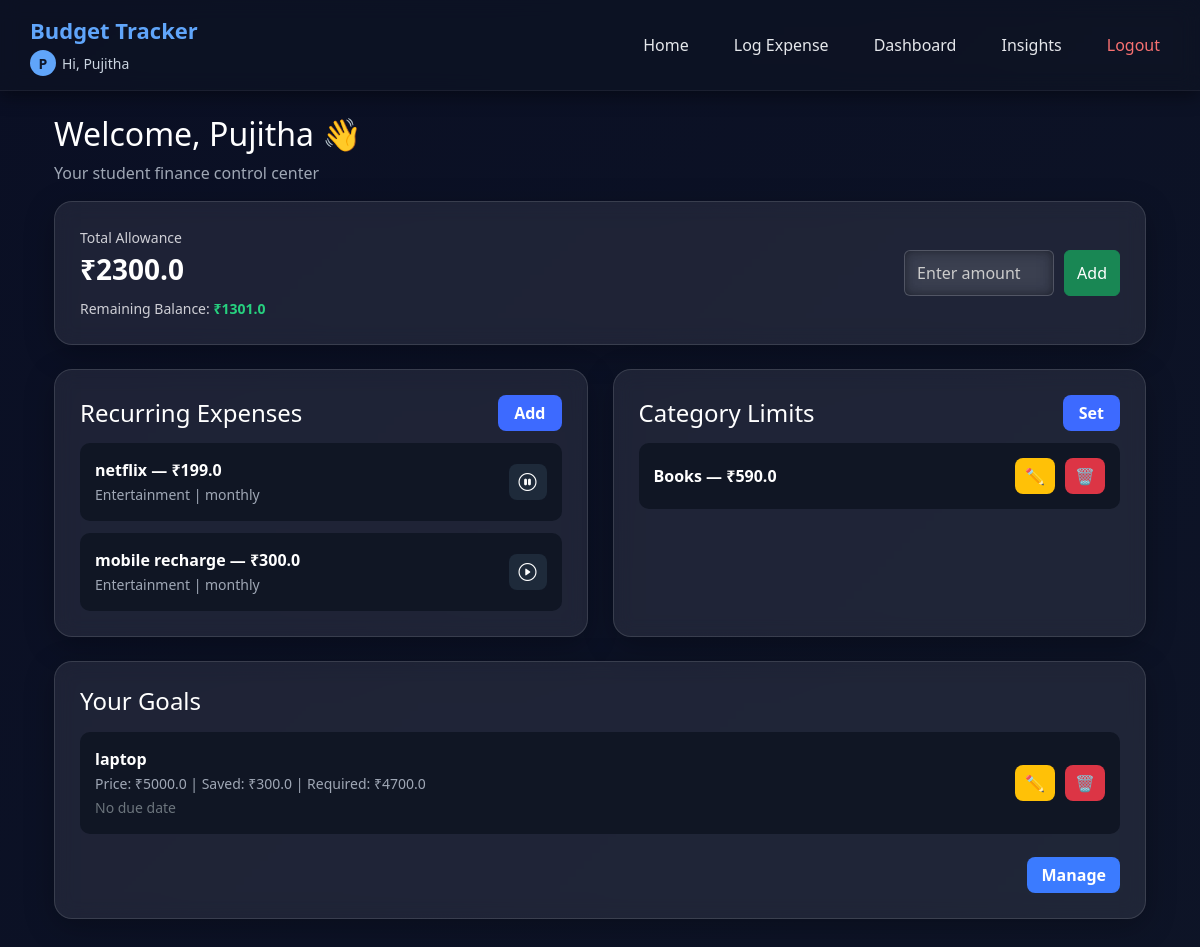
The page /home2 (signed in) on the database its author committed.
### tables this page shows
CREATE TABLE recurring_expenses (
        id INTEGER PRIMARY KEY AUTOINCREMENT,
        user_id INTEGER,
        title TEXT,
        amount REAL,
        category TEXT,
        frequency TEXT,
        next_date TEXT,
        status TEXT DEFAULT 'active',
        FOREIGN KEY(user_id) REFERENCES users(id)
    );

CREATE TABLE category_limits (
        id INTEGER PRIMARY KEY AUTOINCREMENT,
        user_id INTEGER,
        category TEXT,
        limit_amount REAL,
        FOREIGN KEY(user_id) REFERENCES users(id)
    );

CREATE TABLE goals (
        id INTEGER PRIMARY KEY AUTOINCREMENT,
        user_id INTEGER,
        title TEXT NOT NULL,
        target_amount REAL NOT NULL,
        saved_amount REAL DEFAULT 0,
        due_date TEXT,
        created_at TEXT DEFAULT (datetime('now')),
        FOREIGN KEY(user_id) REFERENCES users(id)
    );

### app.py (the view, shortened to what this page needs)
@app.route("/home2", methods=["GET","POST"])
def home2():
    if "user_id" not in session:
        return redirect("/login")
    user_id = session["user_id"]
    apply_recurring(user_id)
    conn = get_db(); cursor = conn.cursor()
    cursor.execute("SELECT SUM(amount) AS t FROM allowances WHERE user_id=?", (user_id,))
    total_allow = cursor.fetchone()["t"] or 0
    cursor.execute("SELECT SUM(amount) AS t FROM expenses WHERE user_id=?", (user_id,))
    total_exp = cursor.fetchone()["t"] or 0
    cursor.execute("SELECT SUM(saved_amount) AS t FROM goals WHERE user_id=?", (user_id,))
    total_saved = cursor.fetchone()["t"] or 0
    balance = total_allow - total_exp - total_saved
    cursor.execute("SELECT * FROM recurring_expenses WHERE user_id=? ORDER BY id DESC LIMIT 5", (user_id,))
    recurring_preview = cursor.fetchall()
    cursor.execute("SELECT * FROM category_limits WHERE user_id=?", (user_id,))
    limits = cursor.fetchall()
    cursor.execute("SELECT * FROM goals WHERE user_id=?", (user_id,))
    goals = cursor.fetchall()
    return render_template("home2.html",
                       total_allow=round(total_allow,2),
                       total_expenses=round(total_exp,2),
                       total_saved_in_goals=round(total_saved,2),
                       balance=round(balance,2),
                       recurring_preview=recurring_preview,
                       limits=limits,
                       goals=goals)

### app.py (called while the page is built, shortened)
def apply_recurring(user_id):
    conn = get_db()
    cursor = conn.cursor()
    today = datetime.now().strftime("%Y-%m-%d")
    cursor.execute("SELECT * FROM recurring_expenses WHERE user_id=?", (user_id,))
    recs = cursor.fetchall()
    for r in recs:
        if r["status"] == "paused":
            continue
    conn.commit()

### database.py (called while the page is built)
def get_db():
    conn = sqlite3.connect(DB_NAME, check_same_thread=False)
    conn.row_factory = sqlite3.Row
    return conn

### templates/home2.html (shortened to what this page needs)
{% extends "base.html" %}
{% block content %}
<div class="container mt-4">
    <h2 class="text-white">Welcome, {{ session.get('username', 'User') }} 👋</h2>
    <p style="color:#9fa7b5;">Your student finance control center</p>
    <div class="card-box mb-4">
        <div style="display:flex; justify-content:space-between; align-items:center;">
            <div>
                <div style="font-size:14px; color:#cfcfd6;">Total Allowance</div>
                <div style="font-size:28px; font-weight:700; color:white;">
                    ₹{{ total_allow }}
                </div>
                <div style="font-size:14px; color:#cfcfd6; margin-top:8px;">
                    Remaining Balance:
                    <span style="color:#27d17f; font-weight:600;">₹{{ balance }}</span>
                </div>
            </div>
            <form method="POST" style="display:flex; gap:10px;">
                <input type="number" name="allowance_amount" placeholder="Enter amount"
                       class="form-control" style="width:150px;">
                <button class="btn btn-success">Add</button>
            </form>
        </div>
    </div>
    <div class="grid-2">
<div class="card-box mb-4">
    <div style="display:flex; justify-content:space-between; align-items:center;">
        <h4 class="text-white mb-0">Recurring Expenses</h4>
        <a href="/recurring" class="set-btn">Add</a>
    </div>
    {% if recurring_preview %}
        {% for r in recurring_preview %}
            <div class="rec-box">
                <div>
                    <strong style="color:white; font-size:16px;">
                        {{ r.title }} — ₹{{ r.amount }}
                    </strong><br>
                    <small style="color:#9fa7b5;">
                        {{ r.category }} | {{ r.frequency }}
                    </small>
                </div>
                <div>
                {% if r.status == 'active' %}
                    <a href="/pause_recurring/{{ r.id }}" class="icon-btn" title="Pause">
                        <i class="bi bi-pause-circle"></i>
                    </a>
                {% else %}
                    <a href="/resume_recurring/{{ r.id }}" class="icon-btn" title="Resume">
                        <i class="bi bi-play-circle"></i>
                    </a>
                {% endif %}
                </div>
            </div>
        {% endfor %}
    {% else %}
        <p style="color:#9fa7b5;">No recurring expenses yet.</p>
    {% endif %}
</div>
        <div class="card-box mb-4">
            <div style="display:flex; justify-content:space-between; align-items:center;">
                <h4 class="text-white mb-0">Category Limits</h4>
                <a href="/limits" class="set-btn">Set</a>
            </div>
            {% if limits %}
                {% for l in limits %}
                    <div class="rec-box">
                        <strong style="color:white; font-size:16px;">
                            {{ l.category }} — ₹{{ l.limit_amount }}
                        </strong>
                        <div style="display:flex; gap:10px;">
                            <a href="/limits?edit={{ l.id }}" class="edit-btn">✏️</a>
                            <a href="/delete_limit/{{ l.id }}" class="delete-btn">🗑</a>
                        </div>
                    </div>
                {% endfor %}
            {% else %}
                <p style="color:#9fa7b5;">No limits set yet.</p>
            {% endif %}
        </div>
    </div>
<div class="card-box mb-5">
    <h4 class="text-white mb-3">Your Goals</h4>
    {% if goals %}
        {% for g in goals %}
            <div class="rec-box" style="display:flex; justify-content:space-between; align-items:center;">
                <div>
                    <strong class="text-white" style="font-size:16px;">{{ g.title }}</strong><br>
                    <small style="color:#9fa7b5;">
                        Price: ₹{{ g.target_amount }} |
                        Saved: ₹{{ g.saved_amount }} |
                        Required: ₹{{ g.target_amount - g.saved_amount }}
                    </small><br>
                    {% if g.due_date %}
                        <small style="color:#85adf4;">Due: {{ g.due_date }}</small>
                    {% else %}
                        <small style="color:#6c757d;">No due date</small>
                    {% endif %}
                </div>
                <div style="display:flex; gap:10px;">
                    <a href="/goals?edit={{ g.id }}" class="edit-btn">✏️</a>
                    <a href="/goals?delete={{ g.id }}" class="delete-btn">🗑</a>
                </div>
            </div>
        {% endfor %}
    {% else %}
        <p style="color:#85adf4;">No goals yet. Add one now!</p>
    {% endif %}
    <div style="display:flex; justify-content:flex-end; margin-top:15px;">
        <a href="/goals" class="manage-btn mt-2">Manage</a>
    </div>
</div>
</div>
{% endblock %}

### templates/base.html (shortened to what this page needs)
<!DOCTYPE html>
<html>
<head>
    <link rel="stylesheet" href="{{ url_for('static', filename='css/style.css') }}">
    <link rel="stylesheet" href="https://cdn.jsdelivr.net/npm/bootstrap-icons@1.11.1/font/bootstrap-icons.css">
    <link rel="stylesheet" href="https://cdn.jsdelivr.net/npm/bootstrap@5.3.0/dist/css/bootstrap.min.css">
</head>
<body>
<nav>
    <div style="display:flex; align-items:center; justify-content:space-between;">
        <div style="display:flex; flex-direction:column;">
            <span style="font-size:22px; font-weight:700; color:#60a5fa; cursor:default;">
                Budget Tracker
            </span>
            {% if session.get('username') %}
            <span style="font-size:14px; color:#cbd5e1; margin-top:3px; display:flex; align-items:center;">
                <span class="avatar">
                    {{ session['username'][0].upper() }}
                </span>
                Hi, {{ session['username'] }}
            </span>
            {% endif %}
        </div>
        <div style="display:flex; gap:25px; font-size:16px;">
            {% if session.get('user_id') %}
                <a href="/home2" class="navlink">Home</a>
                <a href="/log_expense" class="navlink">Log Expense</a>
                <a href="/dashboard" class="navlink">Dashboard</a>
                <a href="/insights" class="navlink">Insights</a>
                <a href="/logout" class="navlink" style="color:#f87171;">Logout</a>
            {% else %}
                <a href="/" class="navlink">Home</a>
                <a href="/login" class="navlink">Login</a>
                <a href="/signup" class="navlink">Sign Up</a>
            {% endif %}
        </div>
    </div>
</nav>
<div class="container mt-4">
    {% block content %}{% endblock %}
</div>
</body>
</html>

### static/css/style.css (style rules this page uses)
body { background: linear-gradient(135deg, #0a0f24, #111929, #0a0e1c); background-size: 400% 400%; animation: bgAnimate 12s ease infinite; font-family: 'Inter', sans-serif; color: #fff; }
.card-box { background: rgba(255, 255, 255, 0.08); backdrop-filter: blur(14px); border: 1px solid rgba(255, 255, 255, 0.12); box-shadow: 0 10px 30px rgba(0,0,0,0.4); border-radius: 18px; padding: 25px; margin-bottom: 25px; }
h2, h3, h4 { font-weight: 700; color: #ffffff; }
.btn-success { background: #27d17f; border: none; }
input, select { background: rgba(255,255,255,0.08); border: 1px solid rgba(255,255,255,0.18); color: #fff; height: 45px; border-radius: 10px; }
input, select, textarea { background: rgba(255, 255, 255, 0.06) !important; border: 1px solid rgba(255, 255, 255, 0.15) !important; backdrop-filter: blur(10px); box-shadow: inset 0 0 8px rgba(0,0,0,0.35); color: #fff !important; height: 46px; padding-left: 12px; border-radius: 12px; transition: 0.25s ease-in-out; font-size: 15px; }
input::placeholder, textarea::placeholder { color: #cccccc !important; }
.card-box { background: rgba(255,255,255,0.08); border: 1px solid rgba(255,255,255,0.12); backdrop-filter: blur(10px); border-radius: 18px; box-shadow: 0 8px 30px rgba(0,0,0,0.25); }

### templates/base.html (style rules this page uses)
nav { background: rgba(15, 20, 35, 0.55); padding: 14px 30px; backdrop-filter: blur(10px); -webkit-backdrop-filter: blur(10px); box-shadow: 0 4px 18px rgba(0,0,0,0.45); position: sticky; top: 0; z-index: 999; border-bottom: 1px solid rgba(255,255,255,0.06); }
.navlink { color: #e5e7eb; text-decoration: none; font-weight: 500; padding: 6px 10px; transition: 0.25s; }
.avatar { width: 26px; height: 26px; background: #60a5fa; border-radius: 50%; display: inline-flex; justify-content: center; align-items: center; color: #0f172a; font-size: 14px; font-weight: 700; margin-right: 6px; }

### templates/home2.html (style rules this page uses)
.grid-2 { display: grid; grid-template-columns: 1fr 1fr; gap: 25px; }
.rec-box { padding: 15px; background: #101624; border-radius: 10px; margin-top: 12px; display: flex; justify-content: space-between; align-items: center; }
.icon-btn { background: #1e2a3a; border: none; padding: 6px 10px; border-radius: 8px; color: white; font-size: 18px; transition: 0.2s; }
.manage-btn { background:#3b7bff; border:none; padding:6px 14px; border-radius:8px; color:white; font-weight:600; text-decoration: none; }
.set-btn { background: #3d6aff; color: white; padding: 6px 16px; border-radius: 8px; font-weight: 600; border: none; text-decoration: none; transition: 0.2s; }
.edit-btn { background: #ffc107; color: black; padding: 6px 10px; border-radius: 8px; text-decoration: none; font-size: 16px; transition: 0.25s; }
.delete-btn { background: #dc3545; color: white; padding: 6px 10px; border-radius: 8px; text-decoration: none; font-size: 16px; transition: 0.25s; }

### rows shown on the page
recurring_expenses: title "netflix", amount "199.0", category "Entertainment", frequency "monthly"
recurring_expenses: title "mobile recharge", amount "300.0", category "Entertainment", frequency "monthly"
category_limits: category "Books", limit_amount "590.0"
goals: title "laptop", target_amount "5000.0", saved_amount "300.0", g.target_amount-g.saved_amount "4700.0"

### other values the page prints
{{ session['username'][0].upper() }} "P"
{{ session['username'] }} "Pujitha"
{{ session.get('username', 'User') }} "Pujitha"
{{ total_allow }} "2300.0"
{{ balance }} "1301.0"
